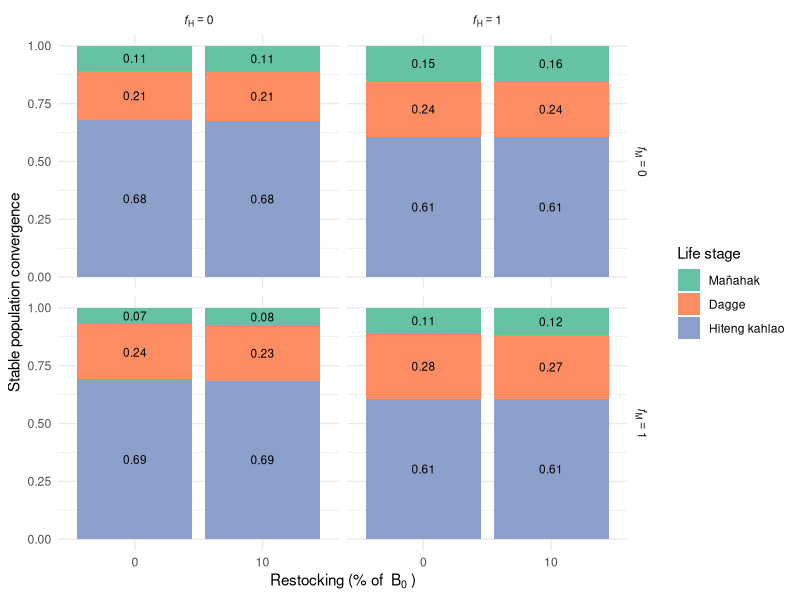
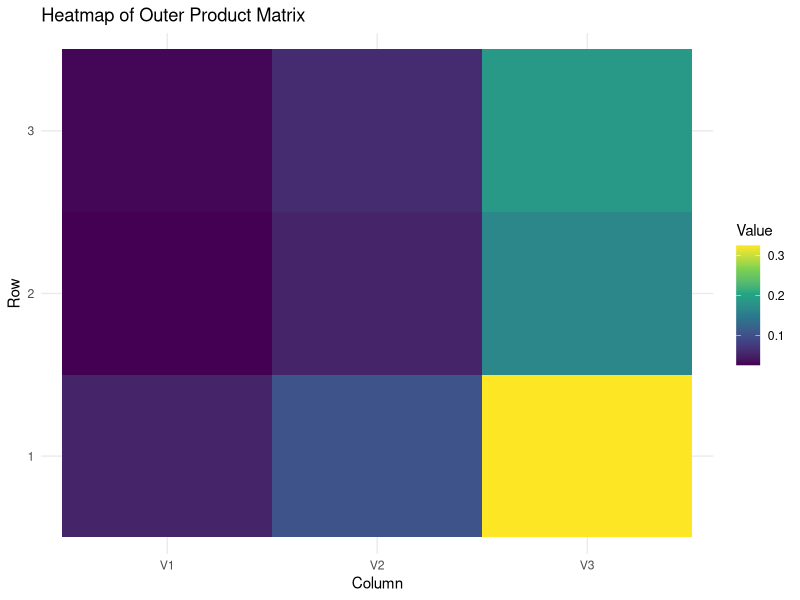
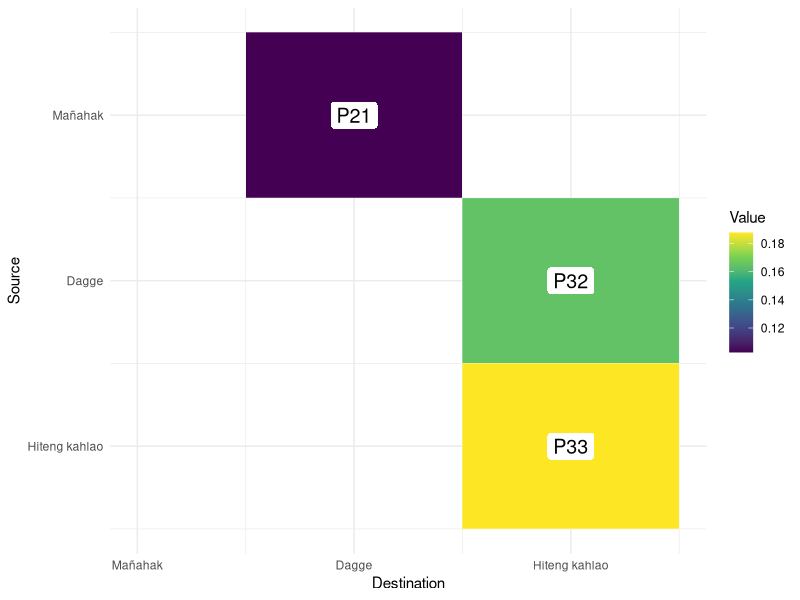
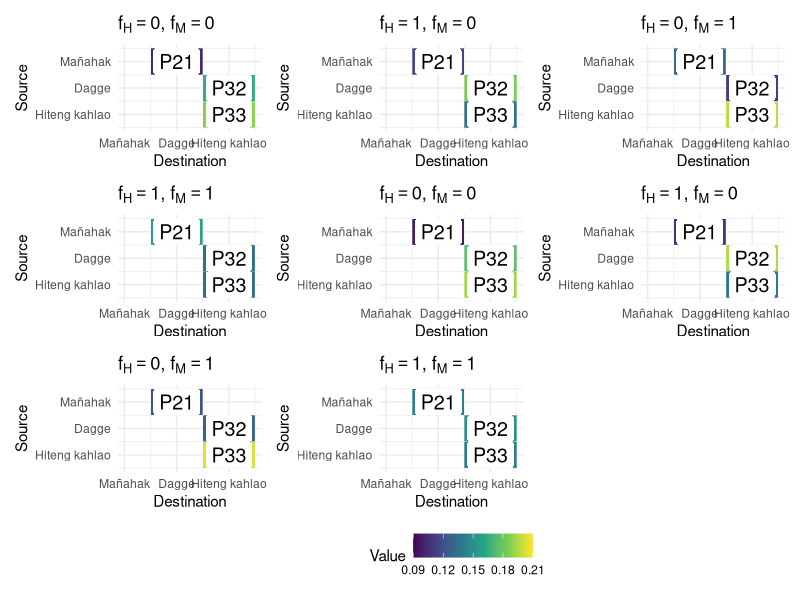
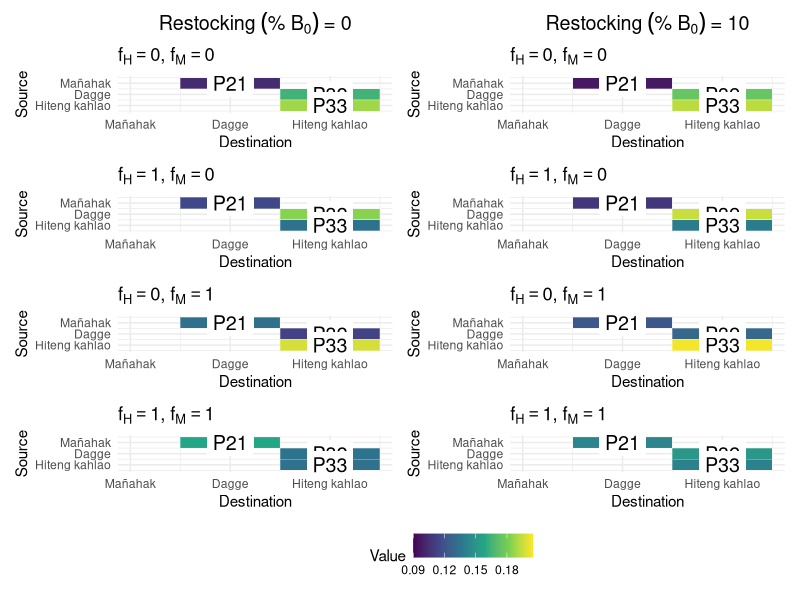
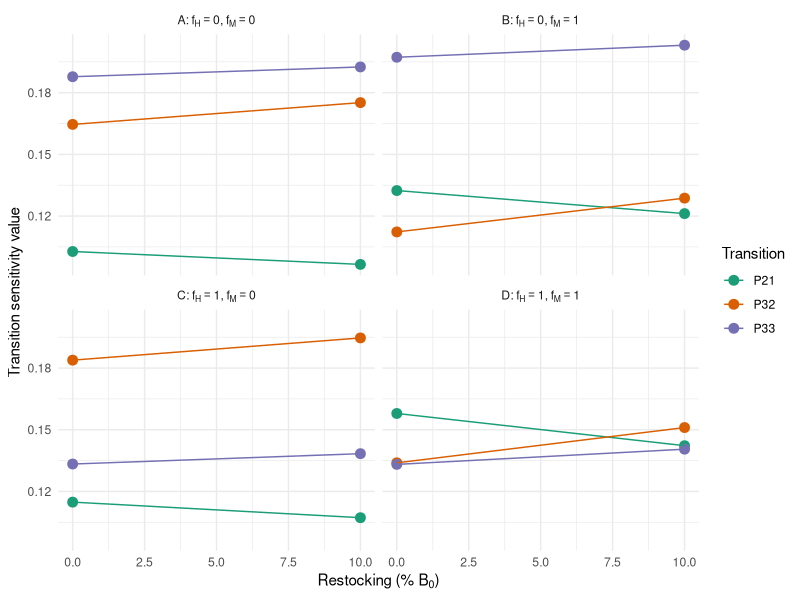

Write R code to recreate these figures, in order.
library(tidyverse)
library(viridis)
library(purrr)
library(dplyr)
library(patchwork)

# Parameters
juvenile_mortality <- 0.9 / 2
subadult_mortality <- 0.54 / 2
adult_mortality <- 0.33 / 2
juvenile_survival_rate <- 1 - juvenile_mortality
subadult_survival_rate <- 1 - subadult_mortality
adult_survival_rate <-  1 - adult_mortality

juvenile_to_subadult_rate <- 1
subadult_to_adult_rate <- 0.5

reproduction_rate <- 2
reproduction_rate_2 <- 1.5

carrying_capacity <- 68
time_steps <- 200

# Parameter ranges
fishing_effort_values <- c(0, 0.5)
restocking_values <- c(0, 5.5) # Restocking scenarios

#Current fishing for burn in
F_current_instantaneous <- 0.09 
F_current_discrete <- (1 - exp(-F_current_instantaneous)) / 2
F_current_discrete

F_current_discrete_juv <- 0.01





run_simulation <- function(F_adults, F_juveniles, restocked_juveniles, burn_in_time = 100) {
  juvenile_population <- 10
  subadult_population <- 10
  adult_population <- 10
  
  # Store population over time and eigenvalues
  population_over_time <- numeric(time_steps)
  eigenvalues_over_time <- numeric(time_steps) 
  eigenvectors_over_time_r <- vector("list", time_steps)
  eigenvectors_over_time <- vector("list", time_steps)
  restocked_dagge_values <- numeric(time_steps) 
  
  for (t in 1:time_steps) {
    if (t <= burn_in_time) {
      F_adults_current <- F_current_discrete
      F_juveniles_current <- F_current_discrete_juv
      restocking <- 0
    } else {
      F_adults_current <- F_adults
      F_juveniles_current <- F_juveniles
      restocking <- restocked_juveniles
    }
    
    current_reproduction_rate <- ifelse(t %% 2 == 0, reproduction_rate, reproduction_rate_2)
    
    total_population <- juvenile_population + subadult_population + adult_population
    new_juveniles <- adult_population * current_reproduction_rate * (1 - total_population / carrying_capacity)
    surviving_juveniles <- juvenile_population * juvenile_survival_rate * (1 - F_juveniles_current)
    new_subadults <- juvenile_population * juvenile_to_subadult_rate
    surviving_subadults <- subadult_population * subadult_survival_rate
    new_adults <- subadult_population * subadult_to_adult_rate
    surviving_adults <- adult_population * adult_survival_rate * (1 - F_adults_current)
    
    if (t %% 2 == 0) {
      juvenile_population <- max(0, new_juveniles + surviving_juveniles - new_subadults - restocking)
      restocked_dagge <- restocking + (2.35 * (1 - restocking / carrying_capacity))
      
      restocked_dagge_values[t] <- restocked_dagge
      subadult_population <- max(0, new_subadults + surviving_subadults - new_adults + restocked_dagge)
    } else {
      juvenile_population <- max(0, new_juveniles + surviving_juveniles - new_subadults)
      subadult_population <- max(0, new_subadults + surviving_subadults - new_adults)
    }
    
    adult_population <- max(0, new_adults + surviving_adults)
    
    # Store total population at each timestep
    total_population <- juvenile_population + subadult_population + adult_population
    population_over_time[t] <- total_population 
    
    
    # Construct the population transition matrix
    transition_matrix <- matrix(c(
      - (restocking / carrying_capacity), 0, current_reproduction_rate,  
      juvenile_survival_rate * (1 - F_juveniles_current) * juvenile_to_subadult_rate + (restocking + (2.35 * (1 - restocking / carrying_capacity))) / carrying_capacity, 0, 0,  # Juvenile survival to subadult
      0, subadult_survival_rate * subadult_to_adult_rate, adult_survival_rate * (1 - F_adults_current) 
    ), nrow = 3, byrow = TRUE)
    
    # Compute the dominant eigenvalue
    eigenvectors <- eigen(transition_matrix)$vectors
    principle_eigenvector <- eigenvectors[,1]
    eigenvectors_over_time[[t]] <- principle_eigenvector
    
    eigenvalues <- eigen(transition_matrix)$values
    dominant_eigenvalue <- max(Re(eigenvalues)) 
    eigenvalues_over_time[t] <- dominant_eigenvalue
    
    #Second matrix for reproductive contribution
    transition_matrix_r <- matrix(c(
      - (restocking / carrying_capacity), juvenile_survival_rate * (1 - F_juveniles_current) * juvenile_to_subadult_rate + 
        (restocking + (2.35 * (1 - restocking / carrying_capacity))) / carrying_capacity, 0,
      0, 0, subadult_survival_rate * subadult_to_adult_rate,
      current_reproduction_rate, 0, adult_survival_rate * (1 - F_adults_current)
    ), nrow=3, byrow = TRUE)
    
    # Compute the dominant eigenvalue
    eigenvectors_r <- eigen(transition_matrix_r)$vectors
    principle_eigenvector_r <- eigenvectors_r[,1]
    eigenvectors_over_time_r[[t]] <- principle_eigenvector_r
    
  }
  
  return(list(
    avg_population_last_20 = mean(population_over_time[(time_steps - 19):time_steps]),
    avg_eigenvalue_last_20 = mean(eigenvalues_over_time[(time_steps - 19):time_steps]),  
    end_eigenvector = eigenvectors_over_time[[time_steps]],
    end_eigenvector_r = eigenvectors_over_time_r[[time_steps]]
  ))
}



all_results <- data.frame()

for (restocked_juveniles in restocking_values) {
  sensitivity_results <- expand.grid(
    F_adults = fishing_effort_values,
    F_juveniles = fishing_effort_values
  ) %>%
    mutate(
      Avg_Total_Population = 0,
      Avg_Eigenvalue = 0,
      Eigenvector = vector("list", n()),
      Eigenvector_r = vector("list", n()),
      scenario = paste0(
        "f[H]==", F_adults * 2,
        "*','~f[M]==", F_juveniles * 2
      )
    )
  
  reference_population <- run_simulation(
    F_adults = 0,
    F_juveniles = 0,
    restocked_juveniles = 0,
    burn_in_time = 100
  )
  
  for (i in seq_len(nrow(sensitivity_results))) {
    sim_result <- run_simulation(
      F_adults = sensitivity_results$F_adults[i],
      F_juveniles = sensitivity_results$F_juveniles[i],
      restocked_juveniles = restocked_juveniles,
      burn_in_time = 100
    )
    
    sensitivity_results$Avg_Total_Population[i] <- sim_result$avg_population_last_20
    sensitivity_results$Avg_Eigenvalue[i] <- sim_result$avg_eigenvalue_last_20
    sensitivity_results$Eigenvector[[i]] <- sim_result$end_eigenvector
    sensitivity_results$Eigenvector_r[[i]] <- sim_result$end_eigenvector_r
  }
  
  sensitivity_results <- sensitivity_results %>%
    mutate(
      Relative_Population = Avg_Total_Population / reference_population$avg_population_last_20,
      Restocking_Percent = round((restocked_juveniles / reference_population$avg_population_last_20) * 100, 0)
    )
  
  all_results <- bind_rows(all_results, sensitivity_results)
}









###Visualizing population structure

all_results_long <- all_results %>%
  mutate(
    juvenile_contrib = map_dbl(Eigenvector_r, ~ Re(.x[1])),
    subadult_contrib = map_dbl(Eigenvector_r, ~ Re(.x[2])),
    adult_contrib = map_dbl(Eigenvector_r, ~ Re(.x[3]))
  )

all_results_long <- all_results_long %>%
  rowwise() %>%
  mutate(
    total = juvenile_contrib + subadult_contrib + adult_contrib,
    juvenile_prop = juvenile_contrib / total,
    subadult_prop = subadult_contrib / total,
    adult_prop = adult_contrib / total
  ) %>%
  ungroup()


all_results_long$F_adults <- factor(all_results_long$F_adults,
                                         levels = c(0, 0.25, 0.5),
                                         labels = c("italic(f)[H]==0", "italic(f)[H]==0.5", "italic(f)[H]==1")
)

all_results_long$F_juveniles <- factor(all_results_long$F_juveniles,
                                       levels = c(0, 0.25, 0.5),
                                       labels = c("italic(f)[M]==0", "italic(f)[M]==0.5", "italic(f)[M]==1")
)


# Plot
stabledist <- all_results_long %>%
  pivot_longer(cols = c(juvenile_prop, subadult_prop, adult_prop),
               names_to = "stage", values_to = "proportion") %>%
  mutate(
    stage = factor(stage, levels = c("juvenile_prop", "subadult_prop", "adult_prop"),
                   labels = c("Mañahak", "Dagge", "Hiteng kahlao"))
  ) %>%
  ggplot(aes(x = factor(Restocking_Percent), y = proportion, fill = stage)) +
  geom_bar(stat = "identity", position = "stack") +
  geom_text(aes(label = round(proportion, 2)),
            position = position_stack(vjust = 0.5),
            size = 3, color = "black") +
  facet_grid(F_juveniles ~ F_adults, labeller = label_parsed) +
  labs(x = bquote("Restocking (% of "~B[0]~")"), y = "Stable population convergence",
       fill = "Life stage") +
  theme_minimal() +
  theme(strip.text = element_text(face = "italic")) +
  scale_fill_brewer(palette = "Set2")

stabledist





#################### New stuff - transition sensitivity #############################

all_results_long2 <- all_results_long

##Example looking at one matrix
v1 <- unlist(all_results_long2$Eigenvector[[1]])
v2 <- unlist(all_results_long2$Eigenvector_r[[1]])

#real part
v1_real <- Re(v1)
v2_real <- Re(v2)

# Outer product (matrix multiplication)
mat <- v1_real %*% t(v2_real)

# Normalize the matrix so it sums to 1
mat_norm <- mat / sum(mat)

# View the result
mat_norm

##### Do for all entries

all_results_long2$outer_products <- map2(all_results_long2$Eigenvector, all_results_long2$Eigenvector_r, ~ {
  v1 <- unlist(.x)
  v2 <- unlist(.y)
  
  # Extract real part of the eigenvectors
  v1_real <- Re(v1)
  v2_real <- Re(v2)
  
  # Outer product of eigenvectors
  mat <- v1 %*% t(v2)
  mat / sum(mat)  # Normalize so the sum equals 1
})



# Example: Visualize the first matrix 
m <- all_results_long2$outer_products[[1]]

df_heat <- as.data.frame(Re(m)) %>%  # <--- take the real part
  mutate(Row = row_number()) %>%
  pivot_longer(-Row, names_to = "Col", values_to = "Value")


ggplot(df_heat, aes(x = Col, y = factor(Row), fill = Value)) +
  geom_tile() +
  scale_fill_viridis_c() +
  labs(title = "Heatmap of Outer Product Matrix", x = "Column", y = "Row") +
  theme_minimal()

##only ones that are happening are P21, P32, P33
m <- all_results_long2$outer_products[[1]]

df_heat <- as.data.frame(Re(m)) %>%
  mutate(Row = row_number()) %>%
  pivot_longer(-Row, names_to = "Col", values_to = "Value") %>%
  mutate(
    Col = as.numeric(gsub("V", "", Col))
  ) %>%
  filter((Row == 1 & Col == 2) |
           (Row == 2 & Col == 3) |
           (Row == 3 & Col == 3)) %>%
  mutate(
    Label = case_when(
      Row == 1 & Col == 2 ~ "P21",
      Row == 2 & Col == 3 ~ "P32",
      Row == 3 & Col == 3 ~ "P33"
    )
  )

ggplot(df_heat, aes(x = Col, y = Row, fill = Value)) +
  geom_tile(color = "white") +
  geom_label(aes(label = Label), fill = "white", color = "black", size = 5, label.size = 0) +
  scale_fill_viridis_c() +
  scale_y_reverse(breaks = 1:3, labels = c("Mañahak", "Dagge", "Hiteng kahlao")) +
  scale_x_continuous(
    breaks = 1:3,
    labels = c("Mañahak", "Dagge", "Hiteng kahlao"),
    limits = c(1, 3.5)  # Force inclusion of Stage 1
  ) +
  labs(
    x = "Destination", y = "Source"
  ) +
  theme_minimal()




plots <- map2(
  all_results_long2$outer_products,
  all_results_long2$scenario,
  ~ {
    m <- .x
    scenario_name <- .y
    
    df_heat <- as.data.frame(Re(m)) %>%
      mutate(Row = row_number()) %>%
      pivot_longer(-Row, names_to = "Col", values_to = "Value") %>%
      mutate(
        Col = as.numeric(gsub("V", "", Col))
      ) %>%
      filter((Row == 1 & Col == 2) |
               (Row == 2 & Col == 3) |
               (Row == 3 & Col == 3)) %>%
      mutate(
        Label = case_when(
          Row == 1 & Col == 2 ~ "P21",
          Row == 2 & Col == 3 ~ "P32",
          Row == 3 & Col == 3 ~ "P33"
        )
      )
    
    ggplot(df_heat, aes(x = Col, y = Row, fill = Value)) +
      geom_tile(color = "white") +
      geom_label(aes(label = Label), fill = "white", color = "black", size = 5, label.size = 0) +
      scale_fill_viridis_c(limits = c(0.09, 0.21)) + 
      scale_y_reverse(breaks = 1:3, labels = c("Mañahak", "Dagge", "Hiteng kahlao")) +
      scale_x_continuous(
        breaks = 1:3,
        labels = c("Mañahak", "Dagge", "Hiteng kahlao"),
        limits = c(1, 3.5)
      ) +
      labs(
        title = parse(text = scenario_name),
        x = "Destination", y = "Source"
      ) +
      theme_minimal()
  }
)



# Create a single legend using a dummy plot
legend_plot <- ggplot(df_heat, aes(x = Col, y = Row, fill = Value)) +
  geom_tile() +
  scale_fill_viridis_c(limits = c(0.09, 0.21)) + 
  theme_minimal() +
  theme(legend.position = "bottom")

# Combine the plots with a common legend using patchwork
combined_plot <- wrap_plots(plots[1:nrow(all_results_long2)]) + 
  plot_layout(guides = "collect") & 
  theme(legend.position = "bottom")

combined_plot






# Split the plots by restocking = 0 and restocking = 10

library(tidyverse)
library(patchwork)

# Create helper function for plotting
make_heatmap_plot <- function(m, scenario_name) {
  df_heat <- as.data.frame(Re(m)) %>%
    mutate(Row = row_number()) %>%
    pivot_longer(-Row, names_to = "Col", values_to = "Value") %>%
    mutate(
      Col = as.numeric(gsub("V", "", Col))
    ) %>%
    filter((Row == 1 & Col == 2) |
             (Row == 2 & Col == 3) |
             (Row == 3 & Col == 3)) %>%
    mutate(
      Label = case_when(
        Row == 1 & Col == 2 ~ "P21",
        Row == 2 & Col == 3 ~ "P32",
        Row == 3 & Col == 3 ~ "P33"
      )
    )
  
  ggplot(df_heat, aes(x = Col, y = Row, fill = Value)) +
    geom_tile(color = "white") +
    geom_label(aes(label = Label), fill = "white", color = "black", size = 5, label.size = 0) +
    scale_fill_viridis_c(limits = c(0.09, 0.205)) +
    scale_y_reverse(breaks = 1:3, labels = c("Mañahak", "Dagge", "Hiteng kahlao")) +
    scale_x_continuous(
      breaks = 1:3,
      labels = c("Mañahak", "Dagge", "Hiteng kahlao"),
      limits = c(1, 3.5)
    ) +
    labs(
      title = parse(text = scenario_name),
      x = "Destination", y = "Source"
    ) +
    theme_minimal()
}

# Filter and plot restocking = 0
df_0 <- all_results_long2 %>% filter(Restocking_Percent == 0)
plots_0 <- map2(df_0$outer_products, df_0$scenario, make_heatmap_plot)

# Filter and plot restocking = 10
df_10 <- all_results_long2 %>% filter(Restocking_Percent == 10)
plots_10 <- map2(df_10$outer_products, df_10$scenario, make_heatmap_plot)




# Create custom titles using plotmath-compatible text
title_0 <- ggplot() + 
  annotate("text", x = 1, y = 1, 
           label = "Restocking~('% B'[0]*'')*' = 0'", 
           parse = TRUE, size = 5) +
  theme_void() +
  theme(plot.margin = margin(0, 0, -10, 0))

title_10 <- ggplot() + 
  annotate("text", x = 1, y = 1, 
           label = "Restocking~('% B'[0]*'')*' = 10'", 
           parse = TRUE, size = 5) +
  theme_void() +
  theme(plot.margin = margin(0, 0, -10, 0))


col_0 <- title_0 / wrap_plots(plots_0, ncol = 1) + plot_layout(heights = c(0.08, 1))
col_10 <- title_10 / wrap_plots(plots_10, ncol = 1) + plot_layout(heights = c(0.08, 1))

combined_plot <- (col_0 | col_10) +
  plot_layout(guides = "collect") &
  theme(legend.position = "bottom")


combined_plot





#Pairwise plot showing values at 0 and 10% restocking

extract_transitions <- function(m, scenario, restocking) {
  df <- as.data.frame(Re(m)) %>%
    mutate(Row = row_number()) %>%
    pivot_longer(-Row, names_to = "Col", values_to = "Value") %>%
    mutate(Col = as.numeric(gsub("V", "", Col))) %>%
    filter((Row == 1 & Col == 2) | (Row == 2 & Col == 3) | (Row == 3 & Col == 3)) %>%
    mutate(Transition = case_when(
      Row == 1 & Col == 2 ~ "P21",
      Row == 2 & Col == 3 ~ "P32",
      Row == 3 & Col == 3 ~ "P33"
    )) %>%
    select(Transition, Value) %>%
    mutate(Scenario = scenario, Restocking = restocking)
  return(df)
}

# Apply to all rows
df_transitions_all <- pmap_dfr(
  list(m = all_results_long2$outer_products,
       scenario = all_results_long2$scenario,
       restocking = all_results_long2$Restocking_Percent),
  extract_transitions
)


label_map <- c(
  "f[H]==0*','~f[M]==0" = "A*':'~f[H]==0*','~f[M]==0",
  "f[H]==0*','~f[M]==1" = "B*':'~f[H]==0*','~f[M]==1",
  "f[H]==1*','~f[M]==0" = "C*':'~f[H]==1*','~f[M]==0",
  "f[H]==1*','~f[M]==1" = "D*':'~f[H]==1*','~f[M]==1"
)


##############  FIGURE 3 ######################
transition_plot <- ggplot(df_transitions_all, aes(x = Restocking, y = Value, color = Transition, group = Transition)) +
  geom_point(size = 3) +
  geom_line() +
  facet_wrap(~Scenario, labeller = as_labeller(label_map, label_parsed)) +
  scale_color_brewer(palette = "Dark2") +
  labs(
    x = expression("Restocking (% " * B[0] * ")"),
    y = "Transition sensitivity value"
  ) +
  theme_minimal()


ggsave("~/Desktop/Fig3_transition_plot.png", transition_plot, width = 6, height = 6, bg = "transparent")









